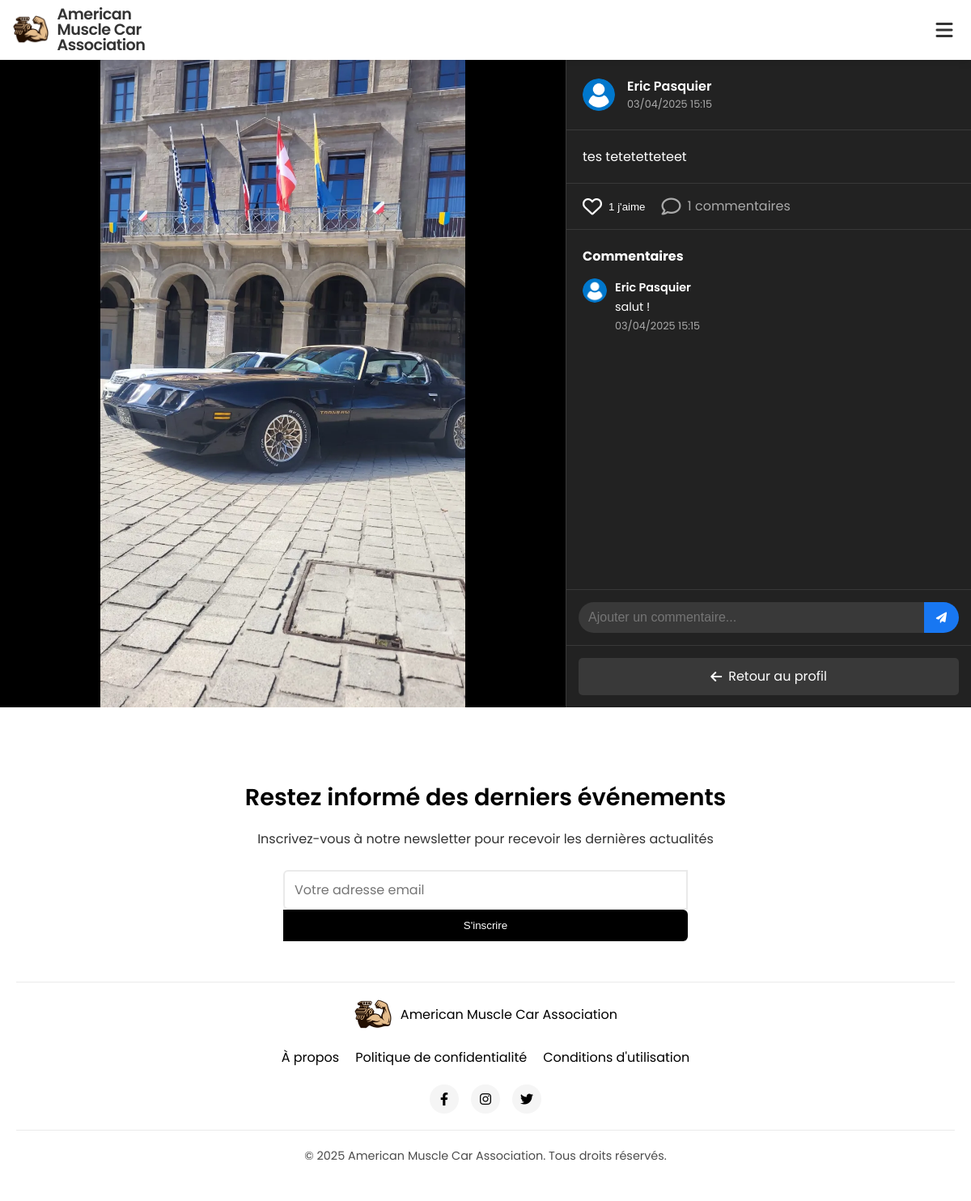
Page /accounts/post/1/ (signed in) on the earlier database version.
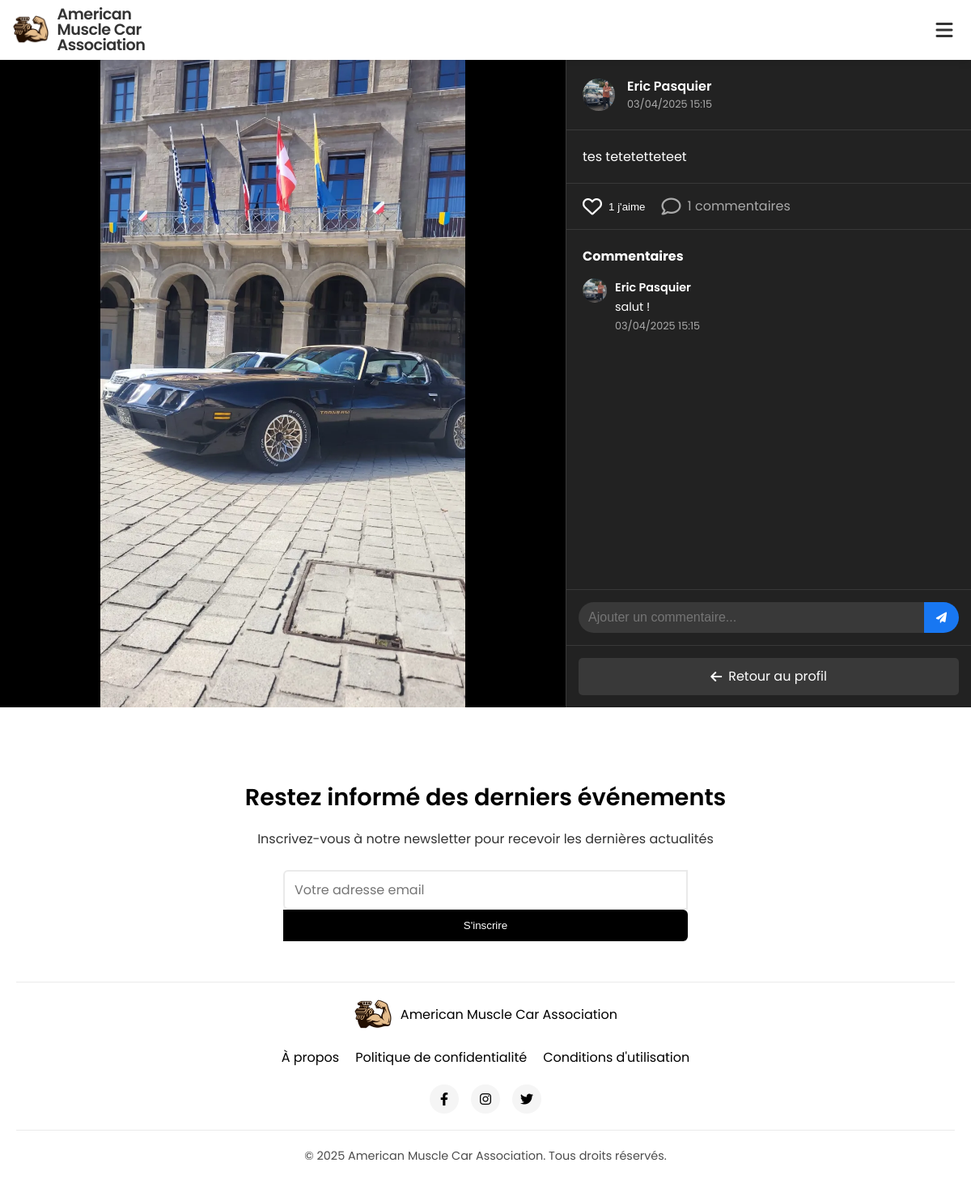
Same page on the later database version.
### accounts/models.py (models this page shows, shortened)
class Post(models.Model):
    user = models.ForeignKey(User, on_delete=models.CASCADE, related_name='posts')
    image = models.ImageField(upload_to='posts/', null=True, blank=True)
    video = models.FileField(upload_to='posts/videos/', null=True, blank=True,
                            validators=[FileExtensionValidator(allowed_extensions=['mp4', 'mov', 'avi', 'mkv'])])
    description = models.TextField(blank=True, null=True)
    is_approved = models.BooleanField(default=False, verbose_name="Approuvé")
    approval_date = models.DateTimeField(blank=True, null=True, verbose_name="Date d'approbation")
    created_at = models.DateTimeField(auto_now_add=True)
    updated_at = models.DateTimeField(auto_now=True)
    class Meta:
        ordering = ['-created_at']

class UserProfile(models.Model):
    ROLE_CHOICES = (
        ('founder', 'Fondateur'),
        ('co-founder', 'Co-Fondateur'),
        ('member', 'Membre'),
        ('developer', 'Développeur'),
        ('admin', 'Administratif')
    )
    user = models.OneToOneField(User, on_delete=models.CASCADE, related_name='profile')
    profile_image = models.ImageField(upload_to='profile_images/', default='profile_images/default.png')
    member_id = models.PositiveIntegerField(unique=True)
    role = models.CharField(max_length=20, choices=ROLE_CHOICES, default='member')
    is_approved = models.BooleanField(default=False)
    date_created = models.DateTimeField(auto_now_add=True)
    last_login = models.DateTimeField(blank=True, null=True)
    instagram = models.CharField(max_length=100, blank=True, null=True)
    facebook = models.CharField(max_length=100, blank=True, null=True)
    twitter = models.CharField(max_length=100, blank=True, null=True)
    bio = models.TextField(blank=True, null=True, verbose_name="Biographie")
    banner_image = models.ImageField(upload_to='banner_images/', blank=True, null=True, verbose_name="Image de bannière")
    banner_color = models.CharField(max_length=20, blank=True, null=True, default="#2c3e50", verbose_name="Couleur de bannière")
    banner_approved = models.BooleanField(default=False, verbose_name="Bannière approuvée")

class Comment(models.Model):
    post = models.ForeignKey(Post, on_delete=models.CASCADE, related_name='comments')
    user = models.ForeignKey(User, on_delete=models.CASCADE)
    text = models.TextField()
    created_at = models.DateTimeField(auto_now_add=True)
    class Meta:
        ordering = ['created_at']

### accounts/views.py (the view)
# urls.py: path('post/<int:post_id>/', views.post_detail, name='post_detail'),
@login_required
def post_detail(request, post_id):
    post = get_object_or_404(Post, id=post_id)
    if not post.is_approved and post.user != request.user:
        messages.error(request, "Cette publication n'est pas disponible ou est en attente d'approbation.")
        return redirect('profile')
    comments = post.comments.order_by('created_at')
    liked = post.likes.filter(user=request.user).exists() if request.user.is_authenticated else False
    return render(request, 'accounts/post_detail.html', {
        'post': post,
        'comments': comments,
        'liked': liked
    })

### core/context_processors.py (called while the page is built)
def club_info(request):
    try:
        info = ClubInfo.objects.first()
    except:
        info = None
    return {'global_club_info': info}

### templates/accounts/post_detail.html (shortened to what the changed rows need)
{% extends 'base/base.html' %}
{% block content %}
<div class="post-detail-page" style="width: 100%; margin: 0; padding: 0;">
    <div class="post-container" style="display: flex; flex-direction: row; background-color: #222; border-radius: 0; overflow: hidden; box-shadow: 0 5px 15px rgba(0, 0, 0, 0.3); min-height: 80vh; width: 100%;">
        <div class="post-media-container" id="media-container" style="flex: 1; background-color: #000; position: relative; display: flex; align-items: center; justify-content: center; overflow: hidden;">
            {% if post.image %}
                <img id="post-image" class="post-media" src="{{ post.image.url }}" alt="Post" style="max-width: 100%; max-height: 100vh; object-fit: contain;">
            {% else %}
                <div style="display: flex; flex-direction: column; align-items: center; color: #aaa;">
                    <i class="fas fa-image" style="font-size: 3rem; margin-bottom: 10px;"></i>
                    <p>Image non disponible</p>
                </div>
            {% endif %}
        </div>
        <div class="post-details" style="width: 500px; display: flex; flex-direction: column; border-left: 1px solid rgba(255, 255, 255, 0.1);">
            <div class="post-user-info" style="padding: 20px; border-bottom: 1px solid rgba(255, 255, 255, 0.1); display: flex; align-items: center;">
                <div style="width: 40px; height: 40px; border-radius: 50%; overflow: hidden; margin-right: 15px;">
                    <img src="{{ post.user.profile.profile_image.url }}" alt="{{ post.user.get_full_name }}" style="width: 100%; height: 100%; object-fit: cover;" onerror="this.onerror=null; this.src='/static/img/default-avatar.png';">
                </div>
                <div style="flex-grow: 1;">
                    <a href="{% url 'user_profile' post.user.username %}" style="text-decoration: none; color: white; font-weight: 600; display: block;">{{ post.user.get_full_name }}</a>
                    <p style="margin: 0; font-size: 0.8rem; color: #aaa;">{{ post.created_at|date:"d/m/Y H:i" }}</p>
                </div>
            </div>
            {% if post.description %}
            <div class="post-description" style="padding: 20px; border-bottom: 1px solid rgba(255, 255, 255, 0.1);">
                <p style="margin: 0; line-height: 1.6;">{{ post.description }}</p>
            </div>
            {% endif %}
            <div class="post-likes" style="padding: 15px 20px; border-bottom: 1px solid rgba(255, 255, 255, 0.1); display: flex; align-items: center; gap: 20px;">
                <button id="like-btn" class="like-btn" data-post-id="{{ post.id }}" style="background: none; border: none; color: white; display: flex; align-items: center; gap: 8px; cursor: pointer; padding: 0;">
                    <i class="{% if liked %}fas{% else %}far{% endif %} fa-heart" style="font-size: 1.5rem; {% if liked %}color: #e74c3c;{% endif %}"></i>
                    <span id="likes-count">{{ post.likes.count }} j'aime</span>
                </button>
                <div style="display: flex; align-items: center; gap: 8px; color: #aaa;">
                    <i class="far fa-comment" style="font-size: 1.5rem;"></i>
                    <span>{{ post.comments.count }} commentaires</span>
                </div>
            </div>
            <div class="post-comments" id="comments-container" style="flex-grow: 1; overflow-y: auto; padding: 20px;">
                {% if post.comments.exists %}
                    {% for comment in comments %}
                    <div class="comment" style="margin-bottom: 15px; display: flex;">
                        <div style="width: 30px; height: 30px; border-radius: 50%; overflow: hidden; margin-right: 10px; flex-shrink: 0;">
                            <img src="{{ comment.user.profile.profile_image.url }}" alt="{{ comment.user.get_full_name }}" style="width: 100%; height: 100%; object-fit: cover;" onerror="this.onerror=null; this.src='/static/img/default-avatar.png';">
                        </div>
                        <div>
                            <p style="margin: 0; font-weight: 600; font-size: 0.9rem;">{{ comment.user.get_full_name }}</p>
                            <p style="margin: 0; font-size: 0.9rem;">{{ comment.text }}</p>
                            <p style="margin: 2px 0 0; font-size: 0.8rem; color: #aaa;">{{ comment.created_at|date:"d/m/Y H:i" }}</p>
                        </div>
                    </div>
                    {% endfor %}
                {% else %}
                    <p style="color: #aaa; text-align: center;">Aucun commentaire pour le moment. Soyez le premier à commenter!</p>
                {% endif %}
            </div>
        </div>
    </div>
</div>
{% endblock %}

Differences in the rows shown:
changed through a linked row, Post "tes tetetetteteet": user.profile.profile_image: picture added in place of a placeholder
changed through a linked row, Comment "salut !": user.profile.profile_image: picture added in place of a placeholder
